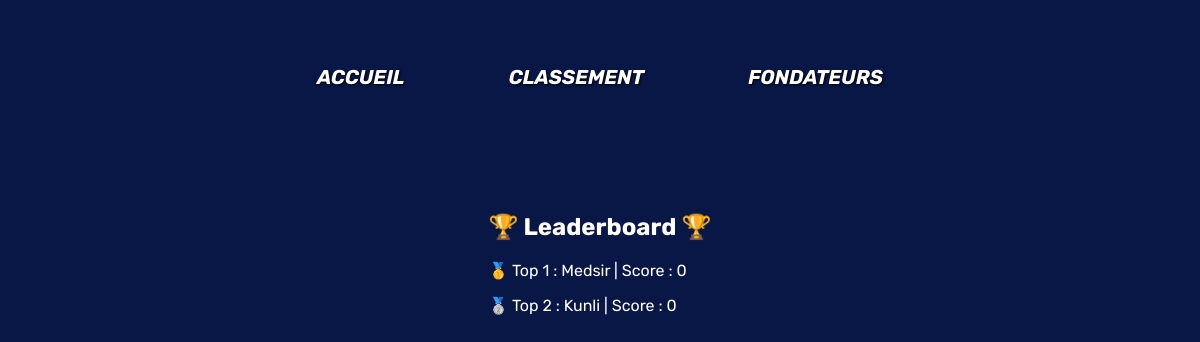
The app's page /leaderboard with its own data.
### tables this page shows
CREATE TABLE users (
    id INTEGER PRIMARY KEY AUTOINCREMENT,
    username TEXT NOT NULL,
    email TEXT NOT NULL,
    password TEXT NOT NULL,
    nb_parties INTEGER,
    nb_victoires_classique INTEGER,
    nb_victoires_tournois INTEGER,
    taux_victoire INTEGER,
    rang TEXT,
    score_total INTEGER,
    niveau INTEGER,
    avatar TEXT

);

CREATE TABLE leaderboard (
    id INT PRIMARY KEY,
    score TEXT NOT NULL,
    FOREIGN KEY (id) REFERENCES users(id)
    
);

### main.py (the view)
@app.route("/leaderboard")
def leaderboard():
    leaderboard_list = get_leaderboard()
    return render_template("./leaderboard.html", leaderboard=leaderboard_list, iter_liste=range(len(leaderboard_list)))

### kfonctions.py (called while the page is built)
def get_leaderboard()->list[tuple]:
    try:
        con = sqlite3.connect("./database/database.db")
        cur = con.cursor()
        sqlreq = f"SELECT score, username FROM leaderboard JOIN users ON users.id = leaderboard.id ORDER BY score DESC"
        res = cur.execute(sqlreq)
        reslist = res.fetchall()
        con.close()
        print("test", reslist)
        if(len(reslist) > 10):
            return reslist[0:9]
        else:
            return reslist
    except Exception as erreur:
        print("Erreur dans get_leaderboard() :", erreur)
        return []

### templates/leaderboard.html (shortened to what this page needs)
<!DOCTYPE html>
<html>
<head>
    <link rel="stylesheet" href="{{url_for('static', filename='leaderboard.css')}}">
</head>
<body class="leaderboard_body">
    <div class="haut_de_page">
        <div class="container_main">
            <div class="header">
                <a class="header_link" href="/">ACCUEIL</a>
                <a class="header_link" href="leaderboard">CLASSEMENT</a>
                <a class="header_link" href="/">FONDATEURS</a>
            </div>
            <div class="leaderboard_container">
                <div class="leaderboard">
                    <h2 class="leaderboard_title"> 🏆 Leaderboard 🏆 </h2>
                    {% for i in iter_liste %}
                        {% if i == 0 : %}
                        <p> 🥇 Top {{i+1}} : {{leaderboard[i][1]}} | Score : {{leaderboard[i][0]}}</p>
                        {% elif i == 1 %}
                        <p> 🥈 Top {{i+1}} : {{leaderboard[i][1]}} | Score : {{leaderboard[i][0]}}</p>
                        {% elif i == 2 %}
                        <p> 🥉 Top {{i+1}} : {{leaderboard[i][1]}} | Score : {{leaderboard[i][0]}}</p>
                        {% else %}
                        <p> Top {{i+1}} : {{leaderboard[i][1]}} | Score : {{leaderboard[i][0]}}</p>
                        {% endif %}
                    {% endfor %}
                </div>
            </div>
            </div>
</body>
</html>

### static/leaderboard.css (style rules this page uses)
body { background-color: rgb(9, 23, 71); }
html { scroll-behavior: smooth; }
.container_main { padding: 65px 80px 160px; background-size: cover; animation-timeline: scroll(); }
.header { font-family: 'Rubik', sans-serif; font-weight:bolder; font-style: italic; display: flex; justify-content: center; font-size: 20px; }
.header_link { color: white; text-decoration: none; margin-inline: 5%; text-shadow: 1px 1px 2px black; }
.leaderboard_container { margin: 10%; display: flex; justify-content: center; }
.leaderboard { color:white; font-family: 'Rubik', sans-serif;; }

### static/styles.css (style rules this page uses)
html { height: 100%; }
body { margin: 0px; height: 100%; }

### records on screen
users: username "Medsir"
leaderboard: score "0"
users: username "Kunli"
leaderboard: score "0"

### other values on screen
{{ i+1 }} "1"
{{ i+1 }} "2"
